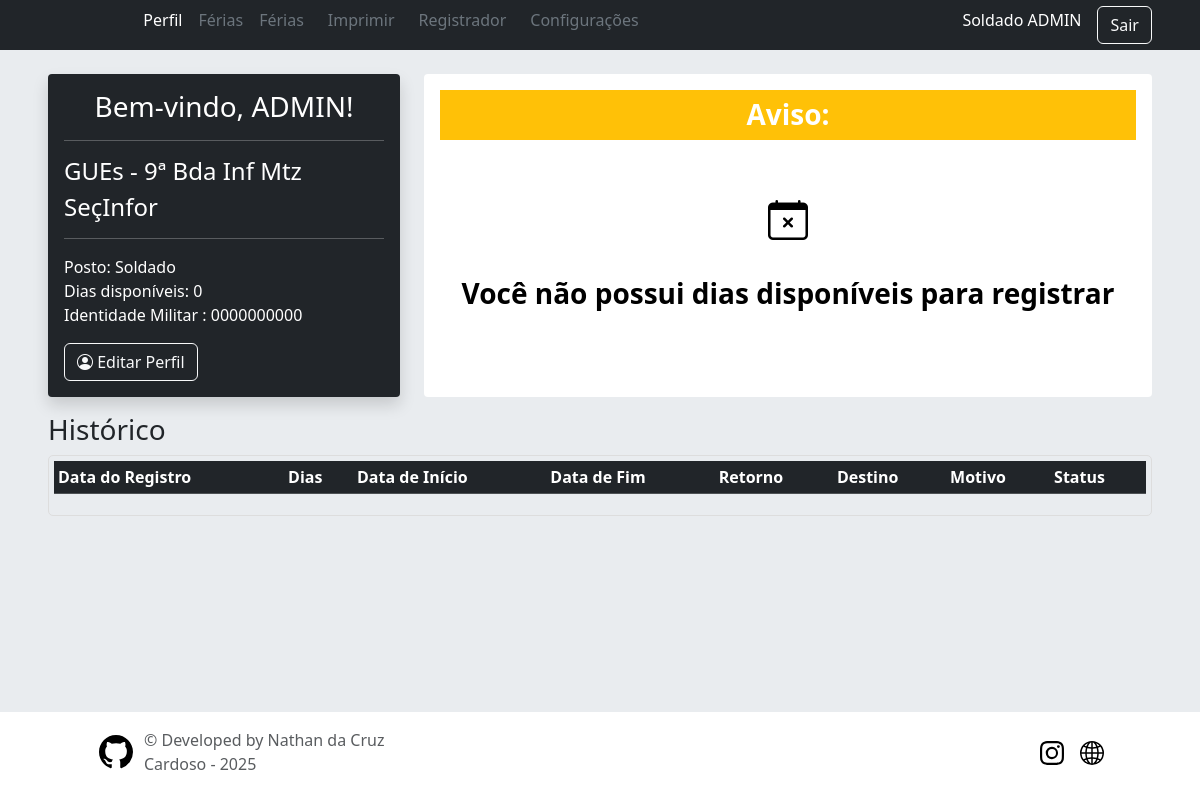
The app's page /user/ (signed in), older data.
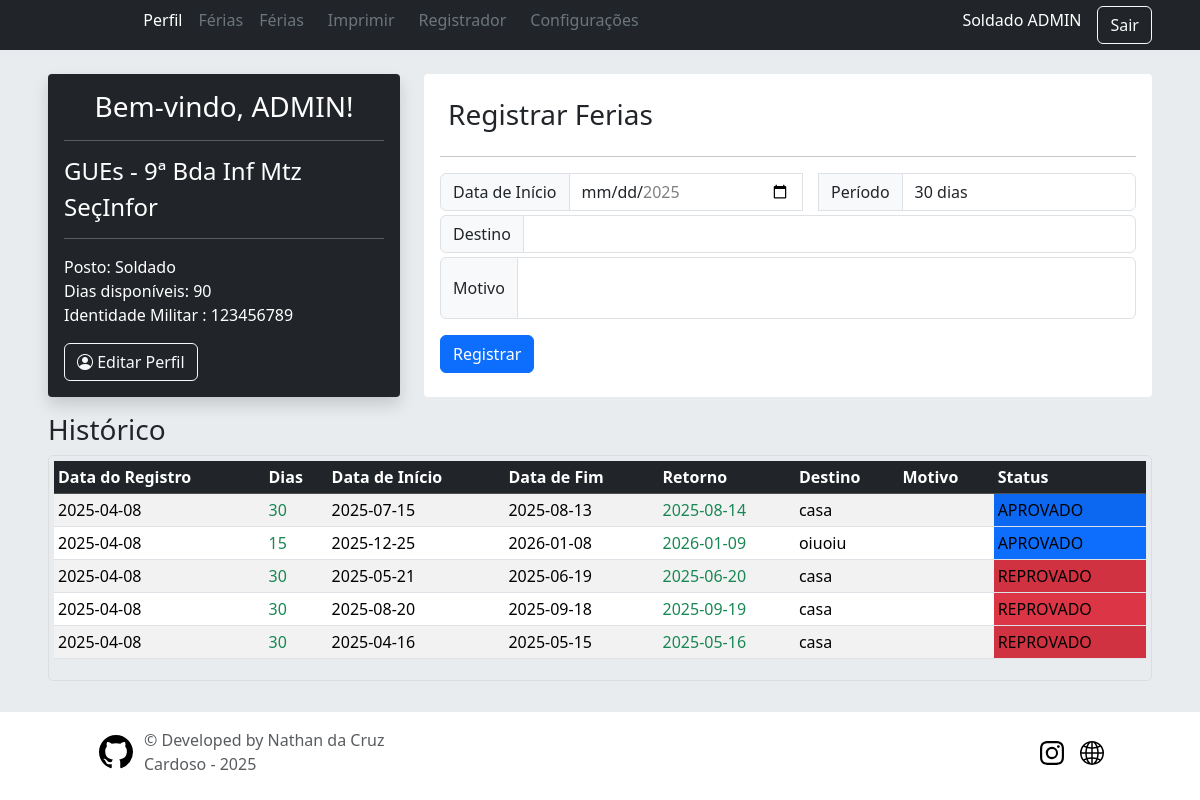
The same page, newer data.
### app/models/tables.py (models this page shows, shortened)
class User(db.Model, UserMixin):
    __tablename__ = "users"
    id = db.Column(db.Integer, primary_key=True, nullable=False)
    military_id = db.Column(db.String(30), unique=True, nullable=False)
    username = db.Column(db.String(30), nullable=False)
    password = db.Column(db.String(255), nullable=False)  # Aumentando o tamanho para suporte a hash
    nome_completo = db.Column(db.String(30), unique=True, nullable=False)
    nome_guerra = db.Column(db.String(30), nullable=False)
    data_nascimento = db.Column(db.Date, nullable=False)
    nivel = db.Column(db.Integer, nullable=False, default=0)
    dias_disp = db.Column(db.Integer, nullable=False)
    email = db.Column(db.String(30), unique=True, nullable=False)
    telefone = db.Column(db.String(30), unique=True, nullable=False)
    fg_secao_id = db.Column(db.Integer, db.ForeignKey('secoes.id'), nullable=False)
    fg_organization_id = db.Column(db.Integer, db.ForeignKey('organizacoes.id'), nullable=False)
    fg_patente_id = db.Column(db.Integer, db.ForeignKey('patentes.id'), nullable=False)
    patente = db.relationship("Patente",  back_populates='users')
    organizacao = db.relationship("Organizacao",  back_populates='users')
    secao = db.relationship("Secao",  back_populates='users')
    ferias = db.relationship("Vacation",  back_populates='user')

class Vacation(db.Model):
    __tablename__ = "vacations"
    id = db.Column(db.Integer, primary_key=True, nullable=False)
    data_inicio = db.Column(db.Date, nullable=False)
    data_fim = db.Column(db.Date, nullable=False)
    data_registro = db.Column(db.Date, nullable=False)
    data_retorno = db.Column(db.Date, nullable=False)
    destino = db.Column(db.String(30), nullable=False)
    motivo = db.Column(db.String(255))
    dias = db.Column(db.Integer, nullable=False)
    fg_users_id = db.Column(db.String(30), db.ForeignKey('users.military_id'), nullable=False)
    fg_states_id = db.Column(db.Integer, db.ForeignKey('states.id',ondelete='CASCADE'), nullable=False)
    user = db.relationship("User", back_populates='ferias')
    state = db.relationship("State", back_populates='ferias')

class State(db.Model):
    __tablename__ = 'states'
    id = db.Column(db.Integer, primary_key=True)
    abrev = db.Column(db.String(50), nullable=False)
    desc = db.Column(db.String(50), nullable=False)
    ferias = db.relationship("Vacation", back_populates='state')

### app/routes/user.py (the view, shortened to what this page needs)
@user_bp.route('/', methods=['GET', 'POST'])
def home():
    my_vacations = Vacation.query.filter_by(fg_users_id=current_user.military_id).order_by(Vacation.id.desc()).all()
    form = VacationForm()
    return render_template("user/home.html", form=form, ferias=my_vacations)

### app/models/forms.py (shortened to what this page needs)
class VacationForm(FlaskForm):
    periodo_dias = [('1', '30 dias'), ('2', '25 dias'), ('3', '20 dias'), ('4', '15 dias'), ('5', '10 dias'),('6', '5 dias')]
    data_inicio = DateField(
        "Data de Início",
        format='%Y-%m-%d',
        validators=[DataRequired()],
        render_kw={
            'min': (date.today() + timedelta(days=1)).strftime('%Y-%m-%d'),
            'max': date(date.today().year, 12, 31).strftime('%Y-%m-%d')
        }
    )
    periodo = SelectField("Período", choices=periodo_dias, validators=[DataRequired()])
    destino = StringField("Destino", validators=[DataRequired()])
    motivo = TextAreaField("Motivo")
    detalhes = StringField("Detalhes")
    submit = SubmitField('Registrar')

### app/controllers/home.py (called while the page is built)
@lm.user_loader
def load_user(user_id):
    return User.query.get(int(user_id))

### app/routes/user.py (called while the page is built)
@user_bp.before_request
@login_required
def require_login():
    pass

### app/templates/user/home.html (shortened to what the changed rows need)
{% extends 'layouts/base.html' %}
{% block content %}
<div class="row">
    <div class="col-lg-4">
        <div class="text-bg-dark bg-dark p-3 rounded-1 shadow">
            <h3 class="text-center">Bem-vindo, {{ current_user.nome_completo.split(' ')[0] }}!</h3>
            <hr>
            <h4>{{ current_user.organizacao.name }}</h4>
            <h4>{{ current_user.secao.section }}</h4>
            <hr>
            <p>
                Posto: {{ current_user.patente.posto }} <br>
                Dias disponíveis: {{ current_user.dias_disp }}<br>
                Identidade Militar : {{ current_user.military_id }}
            </p>
            <a href="{{ url_for('user.profile') }}" class="btn btn-outline-light"><i class="bi bi-person-circle"></i> Editar Perfil</a>
        </div>
    </div>
    <div class="col-lg-8 mt-lg-0 mt-2">
        <div class="bg-white p-3 rounded-1 h-100 ">
        {% if current_user.dias_disp > 0 %}
            <form action="{{ url_for('user.home') }}" method="post">
                <h1 class="h3 p-2">Registrar Ferias</h1>
                <hr>
                <div class="input-group">
                    {{ form.data_inicio.label(class="input-group-text") }}
                    {{ form.data_inicio(class="form-control", id="data-inicio") }}
                    {{ form.periodo.label(class="input-group-text") }}
                    {{ form.periodo(class="form-control", id="periodo") }}
                </div>
                <div class="input-group my-1 ">
                    <label for="destino" class="input-group-text">Destino</label>
                    {{ form.destino(class="form-control", id="destino") }}
                </div>
                <div class="input-group my-1 ">
                    {{ form.motivo.label(class="input-group-text") }}
                    {{ form.motivo(class="form-control", maxlength="250", style="resize: none;") }}
                </div>
                <div class="">
                    {{ form.submit(class="btn btn-primary") }}
                </div>
                {% else %}
                <div class="text-center">
                    <h1 class="h3 p-2 text-bg-warning text-white"> <strong>Aviso:</strong></h1>
                    <h1 class="text-info text-black pt-lg-5 pt-3 h3"> <i class="bi bi-calendar-x h1"></i> <br> <br><strong> Você não possui dias disponíveis para registrar </strong></h1>
                </div>
                {% endif %}
            </form>
        </div>
    </div>
    <div class="col-12 mt-3">
            <div style="max-height: 250px; overflow-y: auto; border: 1px solid #ddd; border-radius: 5px; padding: 5px;">
                <table class="table table-sm table-striped">
                    <thead class="table-dark">
                        <tr>
                            <th>Data do Registro</th>
                            <th>Dias</th>
                            <th>Data de Início</th>
                            <th>Data de Fim</th>
                            <th>Retorno</th>
                            <th>Destino</th>
                            <th>Motivo</th>
                            <th>Status</th>
                        </tr>
                    </thead>
                    <tbody>
                        {% for f in ferias %}
                        <tr>
                            <td>{{ f.data_registro }}</td>
                            <td class="text-success">{{ f.dias }}</td>
                            <td>{{ f.data_inicio }}</td>
                            <td>{{ f.data_fim }}</td>
                            <td class="text-success">{{ f.data_retorno }}</td>
                            <td>{{ f.destino }}</td>
                            <td>{{ f.motivo }}</td>
                            {% if f.state.id == 1 %}
                                <td class="bg-secondary">{{ f.state.desc }}</td>
                                {% elif f.state.id == 2 %}
                                <td class="bg-primary">{{ f.state.desc }}</td>
                                {% elif f.state.id == 3 %}
                                <td class="bg-danger">{{ f.state.desc }}</td>
                                {% elif f.state.id == 4 %}
                                <td class="bg-success">{{ f.state.desc }}</td>
                                {% elif f.state.id == 5 %}
                                <td class="bg-warning">{{ f.state.desc }}</td>
                                {% elif f.state.id == 6 %}
                                <td class="bg-secondary">{{ f.state.desc }}</td>
                                {% endif %}
                        </tr>
                        {% endfor %}
                    </tbody>
                </table>
            </div>
    </div>
</div>
{% endblock %}

Row changes from the older to the newer data that the page shows:
changed User "ADMIN": dias_disp "0" → "90"; military_id "0000000000" → "123456789"
added Vacation: data_registro "2025-04-08", dias "30", data_inicio "2025-07-15", data_fim "2025-08-13", data_retorno "2025-08-14", destino "casa", state.desc "APROVADO"
added Vacation: data_registro "2025-04-08", dias "15", data_inicio "2025-12-25", data_fim "2026-01-08", data_retorno "2026-01-09", destino "oiuoiu", state.desc "APROVADO"
added Vacation: data_registro "2025-04-08", dias "30", data_inicio "2025-05-21", data_fim "2025-06-19", data_retorno "2025-06-20", destino "casa", state.desc "REPROVADO"
added Vacation: data_registro "2025-04-08", dias "30", data_inicio "2025-08-20", data_fim "2025-09-18", data_retorno "2025-09-19", destino "casa", state.desc "REPROVADO"
now on this page (row edited): Vacation: data_registro "2025-04-08", dias "30", data_inicio "2025-04-16", data_fim "2025-05-15", data_retorno "2025-05-16", destino "casa", state.desc "REPROVADO"
Text that changed along with them:
form field periodo: (not shown) → "30 dias"
form field submit: (not shown) → "Registrar"
text no longer shown: "Aviso: Você não possui dias disponíveis para registrar"
text now shown: "Registrar Ferias Data de Início Período Destino Motivo"
